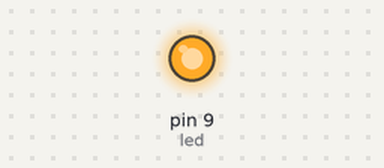
The sketch below on a simulated Arduino Uno, built with avr-gcc and run on an emulated ATmega328P. On the bench: output pins drawn as LEDs (lit = HIGH).

Above: at 4.1 s.
At 9.88 s:
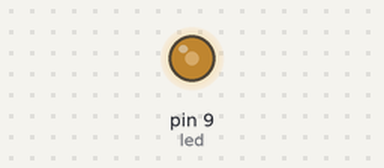
At 18.57 s:
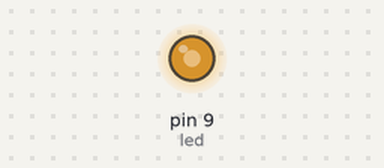
At 33.1 s:
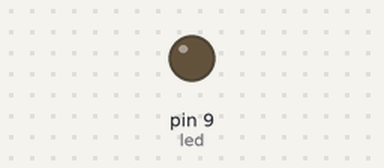
Timing chart, 0 to 40.0 s (numbered marks = the images above):
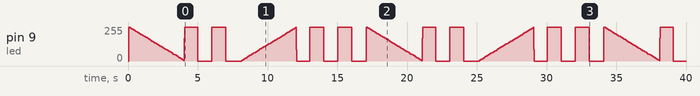

Measured:
- by itself, pin 9 (led): 0/255 → 253/255 at 0.04 s, → 245/255 0.12 s later, → 238/255 0.12 s later, → 230/255 0.12 s later, … (205 changes in this stretch)

The sketch:

Q4.ino
```cpp
int led = 9; //pin 9
void setup() {
  // put your setup code here, to run once:
  pinMode(led, OUTPUT);
}

void loop() {
  // put your main code here, to run repeatedly:
  // first loop fades LED from on (onLength) to off (offLength)
  for(int onLength = 2000; onLength > 0; onLength -= 1){ //10 FAST, 5 MEDIUM, 1 SLOW
    digitalWrite(led, HIGH);
    delayMicroseconds(onLength);
    digitalWrite(led, LOW);
    delayMicroseconds(2000 - onLength);
  }
  //blink LED twice HERE with 1 sec intervals
  digitalWrite(led, HIGH);
  delay(1000);
  digitalWrite(led, LOW);
  delay(1000);
  digitalWrite(led, HIGH);
  delay(1000);
  digitalWrite(led, LOW);
  delay(1000);

  // second loop fades LED from off (offLength) to on (onLength)
  for(int offLength = 2000; offLength > 0; offLength -= 1){
    digitalWrite(led, HIGH);
    delayMicroseconds(2000 - offLength);
    digitalWrite(led, LOW);
    delayMicroseconds(offLength);
  }
  //blink LED twice HERE
  digitalWrite(led, LOW);
  delay(1000);
  digitalWrite(led, HIGH);
  delay(1000);
  digitalWrite(led, LOW);
  delay(1000);
  digitalWrite(led, HIGH); //extra HIGH and LOW added here to differentiate from beginning of next fade loop
  delay(1000);
  digitalWrite(led, LOW);
  delay(1000);
}
```
